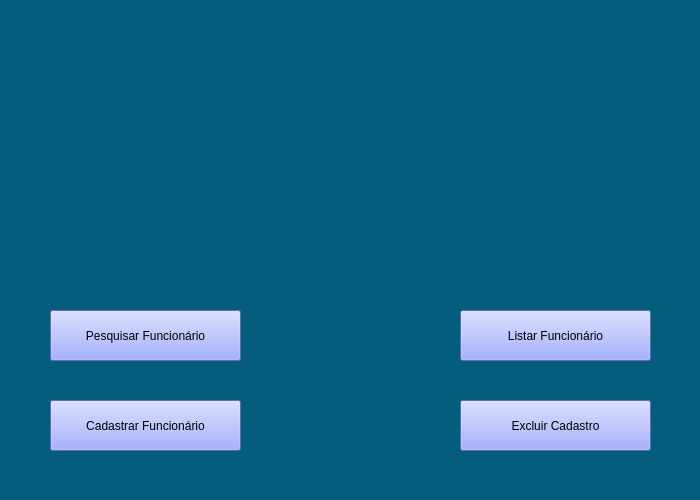
<?xml version="1.0" encoding="UTF-8"?>
<ui version="4.0">
 <class>Funcionarios</class>
 <widget class="QMainWindow" name="Funcionarios">
  <property name="geometry">
   <rect>
    <x>0</x>
    <y>0</y>
    <width>700</width>
    <height>500</height>
   </rect>
  </property>
  <property name="windowTitle">
   <string>Funcionários</string>
  </property>
  <property name="styleSheet">
   <string notr="true">background-color: rgb(5, 93, 125);</string>
  </property>
  <widget class="QWidget" name="centralwidget">
   <widget class="QPushButton" name="cadastrar_funcionarios">
    <property name="geometry">
     <rect>
      <x>50</x>
      <y>400</y>
      <width>191</width>
      <height>51</height>
     </rect>
    </property>
    <property name="styleSheet">
     <string notr="true">background-color: rgb(139, 151, 248);</string>
    </property>
    <property name="text">
     <string>Cadastrar Funcionário</string>
    </property>
   </widget>
   <widget class="QPushButton" name="listar_funcionarios">
    <property name="geometry">
     <rect>
      <x>460</x>
      <y>310</y>
      <width>191</width>
      <height>51</height>
     </rect>
    </property>
    <property name="styleSheet">
     <string notr="true">background-color: rgb(139, 151, 248);</string>
    </property>
    <property name="text">
     <string>Listar Funcionário</string>
    </property>
   </widget>
   <widget class="QPushButton" name="pesquisar_funcionarios">
    <property name="geometry">
     <rect>
      <x>50</x>
      <y>310</y>
      <width>191</width>
      <height>51</height>
     </rect>
    </property>
    <property name="styleSheet">
     <string notr="true">background-color: rgb(139, 151, 248);</string>
    </property>
    <property name="text">
     <string>Pesquisar Funcionário</string>
    </property>
   </widget>
   <widget class="QPushButton" name="excluir_cadastro_funcionario">
    <property name="geometry">
     <rect>
      <x>460</x>
      <y>400</y>
      <width>191</width>
      <height>51</height>
     </rect>
    </property>
    <property name="styleSheet">
     <string notr="true">background-color: rgb(139, 151, 248);</string>
    </property>
    <property name="text">
     <string>Excluir Cadastro</string>
    </property>
   </widget>
   <widget class="QLabel" name="Logo">
    <property name="geometry">
     <rect>
      <x>240</x>
      <y>50</y>
      <width>221</width>
      <height>151</height>
     </rect>
    </property>
    <property name="sizePolicy">
     <sizepolicy hsizetype="Preferred" vsizetype="Preferred">
      <horstretch>0</horstretch>
      <verstretch>0</verstretch>
     </sizepolicy>
    </property>
    <property name="autoFillBackground">
     <bool>false</bool>
    </property>
    <property name="text">
     <string/>
    </property>
    <property name="pixmap">
     <pixmap>logo.png</pixmap>
    </property>
    <property name="scaledContents">
     <bool>true</bool>
    </property>
   </widget>
  </widget>
 </widget>
 <resources/>
 <connections/>
</ui>
